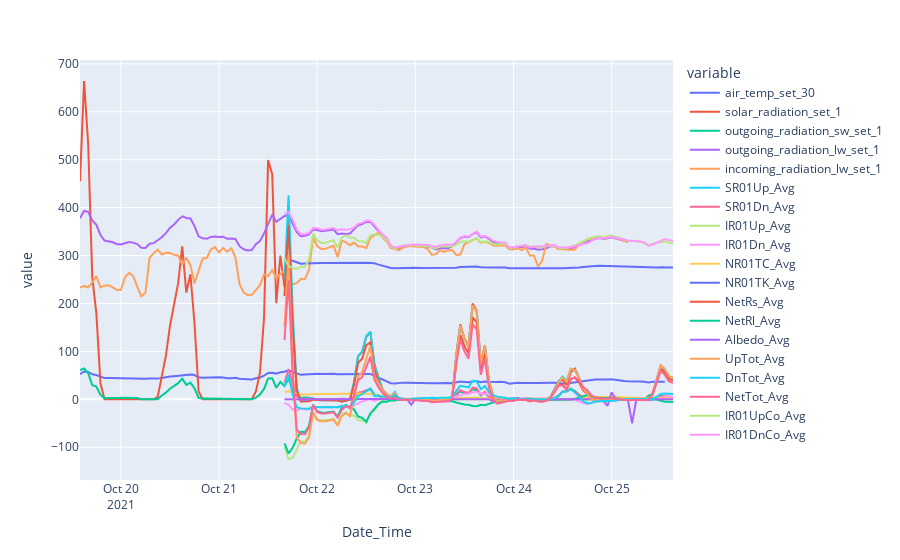

Source (notebook cell):
### Code cell
import plotly.graph_objects as go
data = data[data.index > pd.to_datetime('21-10-2021 15:00')]
# fig = px.line(data, x=data.index, y=data.columns,
#               title='Lab Test Data')
fig2 = px.line(field, x=field.index, y=field.columns)
for col in data.columns:
    fig2.add_trace(go.Scatter(x = data.index, y = data[col], name = col))
fig2.show()
